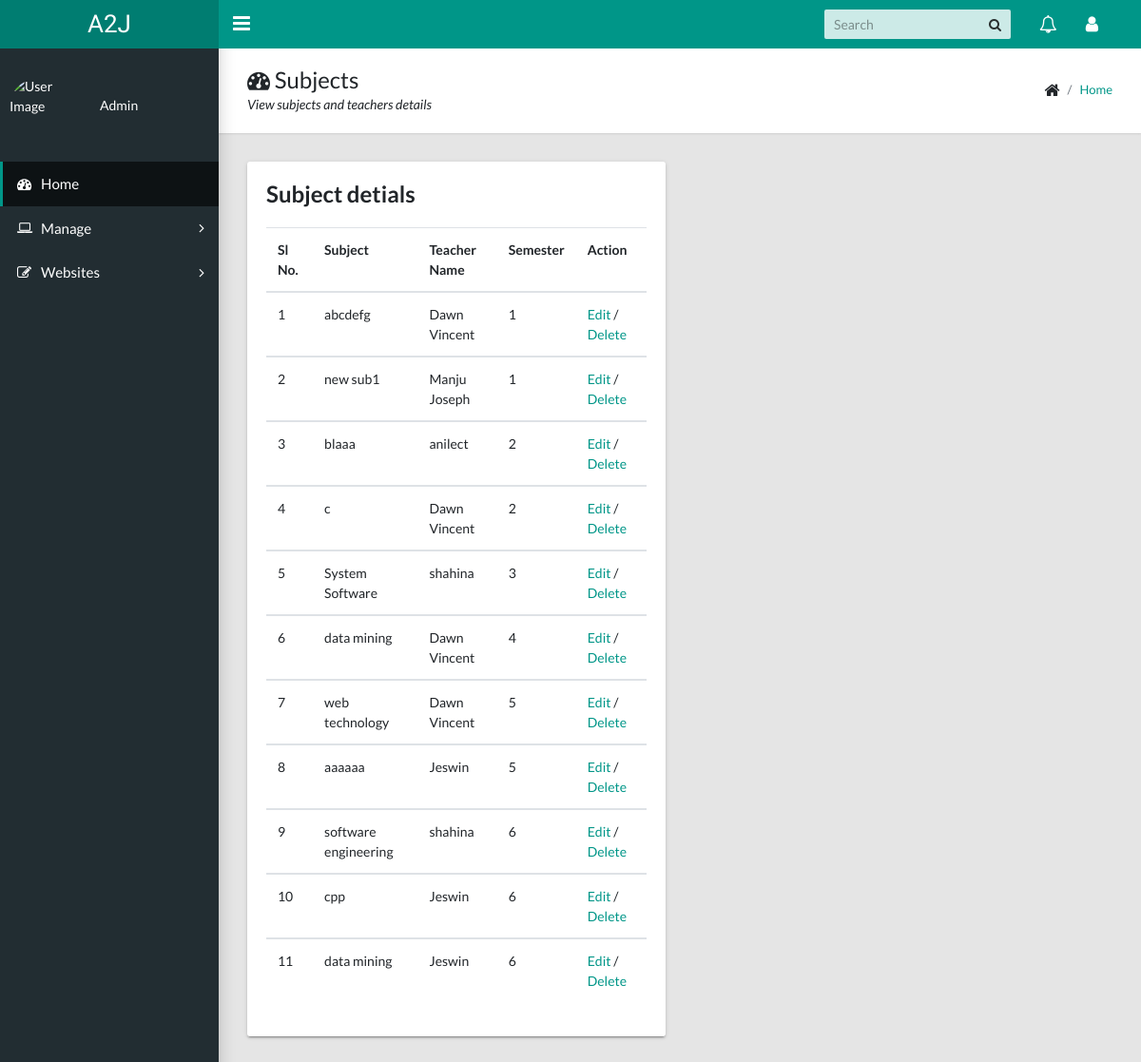
The app's page /subject_view.php with its own data.
### tables this page shows
CREATE TABLE `stud_detail` (
  `nme` varchar(100) NOT NULL,
  `email` varchar(50) NOT NULL,
  `mobile` varchar(20) NOT NULL,
  `gender` varchar(50) NOT NULL,
  `stu_id` int(11) NOT NULL,
  `role_id` int(11) NOT NULL,
  `register_no` varchar(20) NOT NULL,
  `image` varchar(200) NOT NULL,
  `image_url` varchar(200) NOT NULL,
  `year` varchar(20) NOT NULL
);

CREATE TABLE `subject_db` (
  `sub_id` int(11) NOT NULL,
  `sub_name` varchar(100) NOT NULL,
  `year` varchar(20) NOT NULL,
  `sem_id` varchar(10) NOT NULL,
  `tea_id` int(11) NOT NULL,
  `mentor` varchar(20) NOT NULL
);

### subject_view.php (the view, shortened to what this page needs)
<?php
include 'db2.php';
$result=mysqli_query($con,"SELECT * FROM `stud_detail` join subject_db on subject_db.tea_id=stud_detail.role_id ORDER BY sem_id asc");
?>
<!DOCTYPE html>
<html lang="en">
  <head>
    <link rel="stylesheet" type="text/css" href="css/main.css">
    <link rel="stylesheet" type="text/css" href="https://maxcdn.bootstrapcdn.com/font-awesome/4.7.0/css/font-awesome.min.css">
  </head>
  <body class="app sidebar-mini">
<?php
include 'header.php';
?>
   <?php
   include 'leftbar.php';
   ?>
    <main class="app-content">
      <div class="app-title">
        <div>
          <h1><i class="fa fa-dashboard"></i> Subjects</h1>
          <p>View subjects and teachers details</p>
        </div>
        <ul class="app-breadcrumb breadcrumb">
          <li class="breadcrumb-item"><i class="fa fa-home fa-lg"></i></li>
          <li class="breadcrumb-item"><a href="dashboard.php">Home</a></li>
        </ul>
</div>
<div class="row">
        <div class="col-md-6">
          <div class="tile">
            <h3 class="tile-title">Subject detials</h3>
            <table class="table">
              <thead>
                <tbody>
                    <tr>
                  <th>Sl No.</th>
                  <th>Subject</th>
                  <th>Teacher Name</th>
                  <th>Semester</th>
                  <th>Action</th>
                </tr>
              </thead>
                <?php
                $count=0;
                while ($row = mysqli_fetch_assoc($result)) { $count++;   ?>
              <tbody>
                <tr>
                  <td><?php echo $count; ?></td>
                  <td><?php echo $row["sub_name"]; ?> </td>
                  <td><?php echo $row["nme"]; ?></td>
                  <td><?php echo $row["sem_id"]; ?></td>
                  <td><a href="Edit-subject.php?s_id=<?php echo $row['sub_id'];?>">Edit</a> / <a href="delete-subject.php?s_id=<?php echo $row['sub_id']; ?>">Delete</a></td>
                </tr>
               <?php } ?>
               </tbody>
              </tbody>
            </table>
          </div>
 </main>
  </body>
</html>

### header.php (shortened to what this page needs)
<header class="app-header"><a class="app-header__logo" href="index.php">A2J</a>
      <a class="app-sidebar__toggle" href="#" data-toggle="sidebar" aria-label="Hide Sidebar"></a>
      <ul class="app-nav">
        <li class="app-search">
          <input class="app-search__input" type="search" placeholder="Search">
          <button class="app-search__button"><i class="fa fa-search"></i></button>
        </li>
        <li class="dropdown"><a class="app-nav__item" href="#" data-toggle="dropdown" aria-label="Show notifications"><i class="fa fa-bell-o fa-lg"></i></a>
        </li>
        <li class="dropdown"><a class="app-nav__item" href="#" data-toggle="dropdown" aria-label="Open Profile Menu"><i class="fa fa-user fa-lg"></i></a>
        </li>
      </ul>
    </header>

### leftbar.php (shortened to what this page needs)
?><aside class="app-sidebar">
      <div class="app-sidebar__user"><img class="app-sidebar__user-avatar" src="https://logos.flamingtext.com/City-Logos/Aja-Water-Logo.png" width="80" height="60" alt="User Image">
        <div>
          <p class="app-sidebar__user-designation">Admin</p>
        </div>
      </div>
      <ul class="app-menu">
        <li><a class="app-menu__item active" href="dashboard.php"><i class="app-menu__icon fa fa-dashboard"></i><span class="app-menu__label">Home</span></a></li>
        <li class="treeview"><a class="app-menu__item" href="#" data-toggle="treeview"><i class="app-menu__icon fa fa-laptop"></i><span class="app-menu__label">Manage</span><i class="treeview-indicator fa fa-angle-right"></i></a>
        </li>
        <li class="treeview"><a class="app-menu__item" href="#" data-toggle="treeview"><i class="app-menu__icon fa fa-edit"></i><span class="app-menu__label">Websites</span><i class="treeview-indicator fa fa-angle-right"></i></a>
        </li>
      </ul>
    </aside>

### records on screen
stud_detail: subject_db.sub_name "abcdefg", nme "Dawn Vincent", subject_db.sem_id "1", subject_db.sub_name "c", subject_db.sem_id "2", subject_db.sub_name "data mining", subject_db.sem_id "4", subject_db.sub_name "web technology", subject_db.sem_id "5"
stud_detail: subject_db.sub_name "new sub1", nme "Manju Joseph", subject_db.sem_id "1"
stud_detail: subject_db.sub_name "blaaa", nme "anilect", subject_db.sem_id "2"
stud_detail: subject_db.sub_name "System Software", nme "shahina", subject_db.sem_id "3", subject_db.sub_name "software engineering", subject_db.sem_id "6"
stud_detail: subject_db.sub_name "aaaaaa", nme "Jeswin", subject_db.sem_id "5", subject_db.sub_name "cpp", subject_db.sem_id "6", subject_db.sub_name "data mining"
